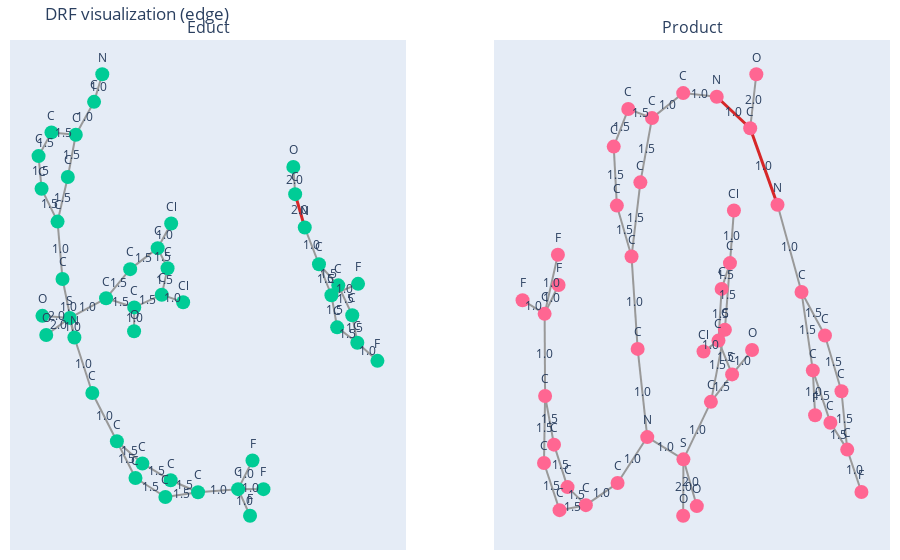
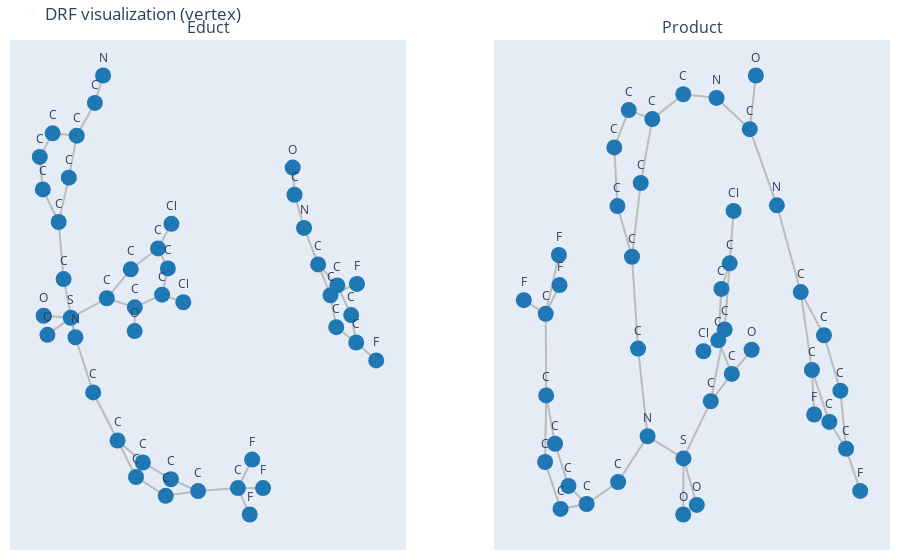
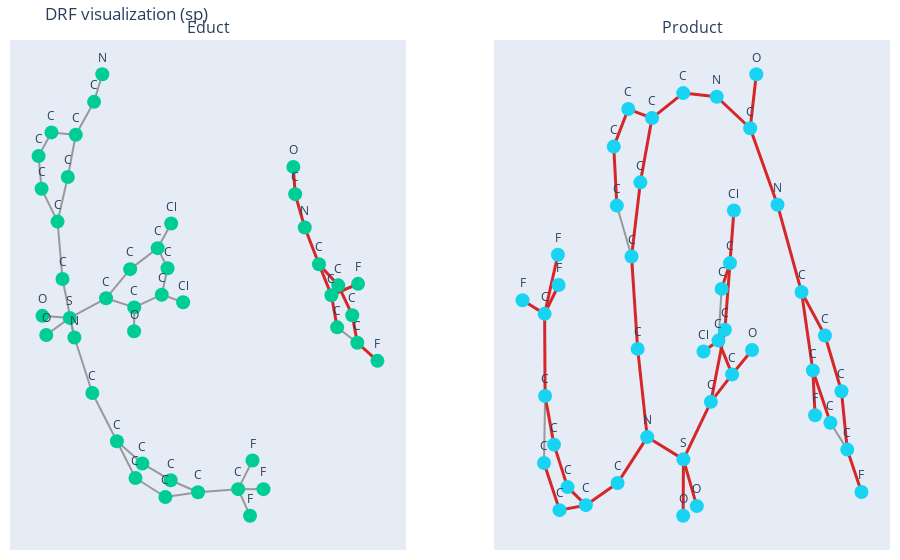

The code cell stored with these charts, in order, in its notebook:
### Code cell
fig_e = plot_drf_from_counters_rsmi(
    rsmi,
    drf_counter=drf_E,
    mode="edge",
    hash_labels=True,              
    digest_size=16,                 
    show_edge_labels=True,
)
fig_e.show(renderer="vscode")

fig_v = plot_drf_from_counters_rsmi(
    rsmi,
    drf_counter=drf_V,
    mode="vertex",
    hash_labels=True,
    digest_size=16,
)
fig_v.show(renderer="vscode")

fig_sp = plot_drf_from_counters_rsmi(
    rsmi,
    drf_counter=drf_SP,
    mode="sp",
    include_edge_labels_in_sp=True, 
    hash_labels=True,
    digest_size=16,
)
fig_sp.show(renderer="vscode")

### Figure 1 — Plotly figure (JSON) as saved in the notebook; plotly's stock layout.template omitted (floating-point values rounded to 4 significant figures; data arrays with more than 128 entries replaced by an {"elided": "..."} marker saying what was removed)
{"data": [{"hoverinfo": "none", "line": {"color": "#999", "width": 2}, "mode": "lines", "showlegend": false, "type": "scatter", "x": {"elided": "135 float values"}, "xaxis": "x", "y": {"elided": "135 float values"}, "yaxis": "y"}, {"hoverinfo": "none", "line": {"color": "#d62728", "width": 3}, "mode": "lines", "showlegend": false, "type": "scatter", "x": [0.5687, 0.6155, null], "xaxis": "x", "y": [0.4884, 0.3459, null], "yaxis": "y"}, {"hoverinfo": "text", "hovertext": ["N", "C", "C", "C", "C", "C", "C", "C", "N", "C", "C", "C", "C", "C", "C", "F", "F", "F", "C", "C", "S", "O", "O", "C", "C", "C", "Cl", "C", "C", "Cl", "C", "O", "C", "O", "C", "N", "C", "C", "C", "C", "F", "C", "C", "F"], "marker": {"size": 14}, "mode": "markers+text", "name": "Educt nodes", "showlegend": false, "text": ["N", "C", "C", "C", "C", "C", "C", "C", "N", "C", "C", "C", "C", "C", "C", "F", "F", "F", "C", "C", "S", "O", "O", "C", "C", "C", "Cl", "C", "C", "Cl", "C", "O", "C", "O", "C", "N", "C", "C", "C", "C", "F", "C", "C", "F"], "textposition": "top center", "type": "scatter", "x": [-0.3726, -0.4126, -0.5018, -0.6206, -0.6836, -0.6688, -0.5908, -0.5666, -0.5086, -0.4211, -0.3013, -0.177, -0.03893, 0.09466, 0.2904, 0.3484, 0.3605, 0.4141, -0.06466, -0.2106, -0.5312, -0.646, -0.6646, -0.3542, -0.2365, -0.1022, -0.03641, -0.05403, -0.08239, 0.02193, -0.2166, -0.2174, -0.5408, 0.5597, 0.5687, 0.6155, 0.6849, 0.7792, 0.8473, 0.872, 0.9702, 0.7735, 0.7456, 0.8756], "xaxis": "x", "y": [1, 0.8823, 0.7416, 0.7519, 0.6506, 0.5111, 0.3712, 0.1263, -0.1234, -0.3601, -0.5663, -0.6608, -0.7326, -0.7835, -0.7704, -0.8839, -0.6482, -0.7704, -0.8038, -0.7229, -0.03974, -0.1129, -0.03097, 0.04399, 0.1683, 0.2579, 0.3633, 0.1721, 0.05941, 0.02682, 0.005026, -0.09675, 0.5617, 0.6047, 0.4884, 0.3459, 0.1893, 0.09927, -0.0283, -0.1457, -0.2229, -0.08009, 0.05698, 0.1056], "yaxis": "y"}, {"hoverinfo": "none", "mode": "text", "showlegend": false, "text": ["1.0", "1.0", "1.5", "1.5", "1.5", "1.5", "1.5", "1.0", "1.5", "1.0", "1.0", "1.0", "1.0", "1.5", "1.5", "1.5", "1.5", "1.0", "1.5", "1.0", "1.0", "1.0", "1.5", "2.0", "2.0", "1.0", "1.5", "1.5", "1.5", "1.0", "1.5", "1.5", "1.0", "1.5", "1.0", "2.0", "2.0", "1.0", "1.5", "1.5", "1.5", "1.5", "1.0", "1.5", "1.5", "1.0"], "type": "scatter", "x": [-0.3926, -0.4572, -0.5612, -0.5213, -0.6521, -0.6762, -0.6298, -0.5787, -0.5658, -0.5376, -0.4649, -0.5199, -0.3612, -0.2392, -0.2559, -0.108, 0.02787, 0.1925, 0.015, 0.3194, 0.3254, 0.3522, -0.1376, -0.5886, -0.5979, -0.4427, -0.2953, -0.2854, -0.1694, -0.06933, -0.07814, -0.06821, -0.03023, -0.1495, -0.217, 0.5642, 0.5921, 0.6502, 0.732, 0.7152, 0.8132, 0.8596, 0.9211, 0.8228, 0.7596, 0.8106], "xaxis": "x", "y": [0.9412, 0.812, 0.7468, 0.6517, 0.7013, 0.5809, 0.4411, 0.2487, 0.4664, 0.001444, -0.2417, -0.08155, -0.4632, -0.6135, -0.6446, -0.6967, -0.758, -0.777, -0.7937, -0.8272, -0.7093, -0.7704, -0.7634, -0.07633, -0.03536, 0.002124, 0.1062, 0.02451, 0.2131, 0.3106, 0.215, 0.1157, 0.04312, 0.03222, -0.04586, 0.5465, 0.4171, 0.2676, 0.1443, 0.1231, 0.03549, -0.08701, -0.1843, -0.1129, -0.01155, 0.08128], "yaxis": "y"}, {"hoverinfo": "none", "line": {"color": "#999", "width": 2}, "mode": "lines", "showlegend": false, "type": "scatter", "x": {"elided": "135 float values"}, "xaxis": "x2", "y": {"elided": "135 float values"}, "yaxis": "y2"}, {"hoverinfo": "none", "line": {"color": "#d62728", "width": 3}, "mode": "lines", "showlegend": false, "type": "scatter", "x": [0.3699, 0.1804, null, 0.3699, 0.5246, null], "xaxis": "x2", "y": [0.4447, 0.515, null, 0.4447, 0.2737, null], "yaxis": "y2"}, {"hoverinfo": "text", "hovertext": ["O", "C", "N", "C", "C", "C", "C", "C", "C", "C", "N", "C", "C", "C", "C", "C", "C", "F", "F", "F", "C", "C", "S", "O", "O", "C", "C", "C", "Cl", "C", "C", "Cl", "C", "O", "C", "N", "C", "C", "C", "C", "F", "C", "C", "F"], "marker": {"size": 14}, "mode": "markers+text", "name": "Product nodes", "showlegend": false, "text": ["O", "C", "N", "C", "C", "C", "C", "C", "C", "C", "N", "C", "C", "C", "C", "C", "C", "F", "F", "F", "C", "C", "S", "O", "O", "C", "C", "C", "Cl", "C", "C", "Cl", "C", "O", "C", "N", "C", "C", "C", "C", "F", "C", "C", "F"], "textposition": "top center", "type": "scatter", "x": [0.4047, 0.3699, 0.1804, -0.0095, -0.1862, -0.3207, -0.4029, -0.3852, -0.3021, -0.2675, -0.2131, -0.3812, -0.5608, -0.6646, -0.7413, -0.7917, -0.7944, -0.7192, -0.9194, -0.7153, -0.7979, -0.7097, -0.00831, 0.06763, -0.009743, 0.1474, 0.2267, 0.2553, 0.2778, 0.208, 0.1903, 0.1055, 0.2674, 0.3804, -0.2521, 0.5246, 0.6606, 0.7933, 0.8869, 0.9195, 1, 0.8242, 0.7247, 0.7374], "xaxis": "x2", "y": [0.5653, 0.4447, 0.515, 0.5232, 0.4674, 0.4876, 0.4037, 0.272, 0.1582, -0.04809, -0.245, -0.3477, -0.397, -0.3567, -0.2618, -0.1533, 0.03021, 0.1622, 0.06065, 0.09462, -0.3027, -0.4081, -0.2947, -0.3991, -0.4207, -0.1663, -0.005132, 0.1435, 0.2612, 0.08592, -0.02947, -0.05395, -0.105, -0.05067, 0.3239, 0.2737, 0.07885, -0.01807, -0.1426, -0.273, -0.3677, -0.2128, -0.09609, -0.1961], "yaxis": "y2"}, {"hoverinfo": "none", "mode": "text", "showlegend": false, "text": ["2.0", "1.0", "1.0", "1.0", "1.0", "1.5", "1.5", "1.5", "1.5", "1.5", "1.0", "1.5", "1.0", "1.0", "1.0", "1.0", "1.5", "1.5", "1.5", "1.5", "1.0", "1.5", "1.0", "1.0", "1.0", "1.5", "2.0", "2.0", "1.0", "1.5", "1.5", "1.5", "1.0", "1.5", "1.5", "1.0", "1.5", "1.0", "1.0", "1.5", "1.5", "1.5", "1.5", "1.0", "1.5", "1.5", "1.0"], "type": "scatter", "x": [0.3873, 0.2751, 0.4472, 0.08545, -0.09784, -0.2534, -0.2191, -0.3618, -0.3941, -0.3436, -0.2848, -0.2771, -0.2403, -0.2971, -0.1107, -0.471, -0.6127, -0.6353, -0.7029, -0.7665, -0.793, -0.7948, -0.7568, -0.8569, -0.7549, -0.7538, 0.02966, -0.009026, 0.06953, 0.187, 0.2074, 0.241, 0.2666, 0.2317, 0.1991, 0.1479, 0.2288, 0.3239, 0.5926, 0.7269, 0.6927, 0.8401, 0.9032, 0.9598, 0.8719, 0.7745, 0.7311], "xaxis": "x2", "y": [0.505, 0.4799, 0.3592, 0.5191, 0.4953, 0.4775, 0.3956, 0.4457, 0.3378, 0.2151, 0.05504, 0.241, -0.1465, -0.2963, -0.2699, -0.3724, -0.3768, -0.4026, -0.3093, -0.2075, -0.06153, -0.228, 0.0962, 0.04543, 0.06242, -0.3554, -0.3469, -0.3577, -0.2305, -0.08573, -0.1357, 0.06919, 0.2023, 0.1147, 0.02822, -0.04171, -0.06725, -0.07785, 0.1763, 0.03039, -0.008617, -0.08032, -0.2078, -0.3203, -0.2429, -0.1545, -0.1461], "yaxis": "y2"}], "layout": {"annotations": [{"font": {"size": 16}, "showarrow": false, "text": "Educt", "x": 0.225, "xanchor": "center", "xref": "paper", "y": 1, "yanchor": "bottom", "yref": "paper"}, {"font": {"size": 16}, "showarrow": false, "text": "Product", "x": 0.775, "xanchor": "center", "xref": "paper", "y": 1, "yanchor": "bottom", "yref": "paper"}], "margin": {"b": 10, "l": 10, "r": 10, "t": 40}, "showlegend": false, "title": {"text": "DRF visualization (edge)"}, "xaxis": {"anchor": "y", "domain": [0, 0.45], "showgrid": false, "showticklabels": false, "zeroline": false}, "xaxis2": {"anchor": "y2", "domain": [0.55, 1], "showgrid": false, "showticklabels": false, "zeroline": false}, "yaxis": {"anchor": "x", "domain": [0, 1], "showgrid": false, "showticklabels": false, "zeroline": false}, "yaxis2": {"anchor": "x2", "domain": [0, 1], "showgrid": false, "showticklabels": false, "zeroline": false}}}

### Figure 2 — Plotly figure (JSON) as saved in the notebook; plotly's stock layout.template omitted (floating-point values rounded to 4 significant figures; data arrays with more than 128 entries replaced by an {"elided": "..."} marker saying what was removed)
{"data": [{"hoverinfo": "none", "line": {"color": "#bbb", "width": 2}, "mode": "lines", "showlegend": false, "type": "scatter", "x": {"elided": "138 float values"}, "xaxis": "x", "y": {"elided": "138 float values"}, "yaxis": "y"}, {"hoverinfo": "text", "hovertext": ["N", "C", "C", "C", "C", "C", "C", "C", "N", "C", "C", "C", "C", "C", "C", "F", "F", "F", "C", "C", "S", "O", "O", "C", "C", "C", "Cl", "C", "C", "Cl", "C", "O", "C", "O", "C", "N", "C", "C", "C", "C", "F", "C", "C", "F"], "marker": {"color": ["#1f77b4", "#1f77b4", "#1f77b4", "#1f77b4", "#1f77b4", "#1f77b4", "#1f77b4", "#1f77b4", "#1f77b4", "#1f77b4", "#1f77b4", "#1f77b4", "#1f77b4", "#1f77b4", "#1f77b4", "#1f77b4", "#1f77b4", "#1f77b4", "#1f77b4", "#1f77b4", "#1f77b4", "#1f77b4", "#1f77b4", "#1f77b4", "#1f77b4", "#1f77b4", "#1f77b4", "#1f77b4", "#1f77b4", "#1f77b4", "#1f77b4", "#1f77b4", "#1f77b4", "#1f77b4", "#1f77b4", "#1f77b4", "#1f77b4", "#1f77b4", "#1f77b4", "#1f77b4", "#1f77b4", "#1f77b4", "#1f77b4", "#1f77b4"], "size": 16}, "mode": "markers+text", "name": "Educt nodes", "showlegend": false, "text": ["N", "C", "C", "C", "C", "C", "C", "C", "N", "C", "C", "C", "C", "C", "C", "F", "F", "F", "C", "C", "S", "O", "O", "C", "C", "C", "Cl", "C", "C", "Cl", "C", "O", "C", "O", "C", "N", "C", "C", "C", "C", "F", "C", "C", "F"], "textposition": "top center", "type": "scatter", "x": [-0.3726, -0.4126, -0.5018, -0.6206, -0.6836, -0.6688, -0.5908, -0.5666, -0.5086, -0.4211, -0.3013, -0.177, -0.03893, 0.09466, 0.2904, 0.3484, 0.3605, 0.4141, -0.06466, -0.2106, -0.5312, -0.646, -0.6646, -0.3542, -0.2365, -0.1022, -0.03641, -0.05403, -0.08239, 0.02193, -0.2166, -0.2174, -0.5408, 0.5597, 0.5687, 0.6155, 0.6849, 0.7792, 0.8473, 0.872, 0.9702, 0.7735, 0.7456, 0.8756], "xaxis": "x", "y": [1, 0.8823, 0.7416, 0.7519, 0.6506, 0.5111, 0.3712, 0.1263, -0.1234, -0.3601, -0.5663, -0.6608, -0.7326, -0.7835, -0.7704, -0.8839, -0.6482, -0.7704, -0.8038, -0.7229, -0.03974, -0.1129, -0.03097, 0.04399, 0.1683, 0.2579, 0.3633, 0.1721, 0.05941, 0.02682, 0.005026, -0.09675, 0.5617, 0.6047, 0.4884, 0.3459, 0.1893, 0.09927, -0.0283, -0.1457, -0.2229, -0.08009, 0.05698, 0.1056], "yaxis": "y"}, {"hoverinfo": "none", "line": {"color": "#bbb", "width": 2}, "mode": "lines", "showlegend": false, "type": "scatter", "x": {"elided": "141 float values"}, "xaxis": "x2", "y": {"elided": "141 float values"}, "yaxis": "y2"}, {"hoverinfo": "text", "hovertext": ["O", "C", "N", "C", "C", "C", "C", "C", "C", "C", "N", "C", "C", "C", "C", "C", "C", "F", "F", "F", "C", "C", "S", "O", "O", "C", "C", "C", "Cl", "C", "C", "Cl", "C", "O", "C", "N", "C", "C", "C", "C", "F", "C", "C", "F"], "marker": {"color": ["#1f77b4", "#1f77b4", "#1f77b4", "#1f77b4", "#1f77b4", "#1f77b4", "#1f77b4", "#1f77b4", "#1f77b4", "#1f77b4", "#1f77b4", "#1f77b4", "#1f77b4", "#1f77b4", "#1f77b4", "#1f77b4", "#1f77b4", "#1f77b4", "#1f77b4", "#1f77b4", "#1f77b4", "#1f77b4", "#1f77b4", "#1f77b4", "#1f77b4", "#1f77b4", "#1f77b4", "#1f77b4", "#1f77b4", "#1f77b4", "#1f77b4", "#1f77b4", "#1f77b4", "#1f77b4", "#1f77b4", "#1f77b4", "#1f77b4", "#1f77b4", "#1f77b4", "#1f77b4", "#1f77b4", "#1f77b4", "#1f77b4", "#1f77b4"], "size": 16}, "mode": "markers+text", "name": "Product nodes", "showlegend": false, "text": ["O", "C", "N", "C", "C", "C", "C", "C", "C", "C", "N", "C", "C", "C", "C", "C", "C", "F", "F", "F", "C", "C", "S", "O", "O", "C", "C", "C", "Cl", "C", "C", "Cl", "C", "O", "C", "N", "C", "C", "C", "C", "F", "C", "C", "F"], "textposition": "top center", "type": "scatter", "x": [0.4047, 0.3699, 0.1804, -0.0095, -0.1862, -0.3207, -0.4029, -0.3852, -0.3021, -0.2675, -0.2131, -0.3812, -0.5608, -0.6646, -0.7413, -0.7917, -0.7944, -0.7192, -0.9194, -0.7153, -0.7979, -0.7097, -0.00831, 0.06763, -0.009743, 0.1474, 0.2267, 0.2553, 0.2778, 0.208, 0.1903, 0.1055, 0.2674, 0.3804, -0.2521, 0.5246, 0.6606, 0.7933, 0.8869, 0.9195, 1, 0.8242, 0.7247, 0.7374], "xaxis": "x2", "y": [0.5653, 0.4447, 0.515, 0.5232, 0.4674, 0.4876, 0.4037, 0.272, 0.1582, -0.04809, -0.245, -0.3477, -0.397, -0.3567, -0.2618, -0.1533, 0.03021, 0.1622, 0.06065, 0.09462, -0.3027, -0.4081, -0.2947, -0.3991, -0.4207, -0.1663, -0.005132, 0.1435, 0.2612, 0.08592, -0.02947, -0.05395, -0.105, -0.05067, 0.3239, 0.2737, 0.07885, -0.01807, -0.1426, -0.273, -0.3677, -0.2128, -0.09609, -0.1961], "yaxis": "y2"}], "layout": {"annotations": [{"font": {"size": 16}, "showarrow": false, "text": "Educt", "x": 0.225, "xanchor": "center", "xref": "paper", "y": 1, "yanchor": "bottom", "yref": "paper"}, {"font": {"size": 16}, "showarrow": false, "text": "Product", "x": 0.775, "xanchor": "center", "xref": "paper", "y": 1, "yanchor": "bottom", "yref": "paper"}], "margin": {"b": 10, "l": 10, "r": 10, "t": 40}, "showlegend": false, "title": {"text": "DRF visualization (vertex)"}, "xaxis": {"anchor": "y", "domain": [0, 0.45], "showgrid": false, "showticklabels": false, "zeroline": false}, "xaxis2": {"anchor": "y2", "domain": [0.55, 1], "showgrid": false, "showticklabels": false, "zeroline": false}, "yaxis": {"anchor": "x", "domain": [0, 1], "showgrid": false, "showticklabels": false, "zeroline": false}, "yaxis2": {"anchor": "x2", "domain": [0, 1], "showgrid": false, "showticklabels": false, "zeroline": false}}}

### Figure 3 — Plotly figure (JSON) as saved in the notebook; plotly's stock layout.template omitted (floating-point values rounded to 4 significant figures; data arrays with more than 128 entries replaced by an {"elided": "..."} marker saying what was removed)
{"data": [{"hoverinfo": "none", "line": {"color": "#999", "width": 2}, "mode": "lines", "showlegend": false, "type": "scatter", "x": [-0.3726, -0.4126, null, -0.4126, -0.5018, null, -0.5018, -0.6206, null, -0.5018, -0.5408, null, -0.6206, -0.6836, null, -0.6836, -0.6688, null, -0.6688, -0.5908, null, -0.5908, -0.5666, null, -0.5908, -0.5408, null, -0.5666, -0.5086, null, -0.5086, -0.4211, null, -0.5086, -0.5312, null, -0.4211, -0.3013, null, -0.3013, -0.177, null, -0.3013, -0.2106, null, -0.177, -0.03893, null, -0.03893, 0.09466, null, 0.09466, 0.2904, null, 0.09466, -0.06466, null, 0.2904, 0.3484, null, 0.2904, 0.3605, null, 0.2904, 0.4141, null, -0.06466, -0.2106, null, -0.5312, -0.646, null, -0.5312, -0.6646, null, -0.5312, -0.3542, null, -0.3542, -0.2365, null, -0.3542, -0.2166, null, -0.2365, -0.1022, null, -0.1022, -0.03641, null, -0.1022, -0.05403, null, -0.05403, -0.08239, null, -0.08239, 0.02193, null, -0.08239, -0.2166, null, -0.2166, -0.2174, null, 0.872, 0.7735, null], "xaxis": "x", "y": [1, 0.8823, null, 0.8823, 0.7416, null, 0.7416, 0.7519, null, 0.7416, 0.5617, null, 0.7519, 0.6506, null, 0.6506, 0.5111, null, 0.5111, 0.3712, null, 0.3712, 0.1263, null, 0.3712, 0.5617, null, 0.1263, -0.1234, null, -0.1234, -0.3601, null, -0.1234, -0.03974, null, -0.3601, -0.5663, null, -0.5663, -0.6608, null, -0.5663, -0.7229, null, -0.6608, -0.7326, null, -0.7326, -0.7835, null, -0.7835, -0.7704, null, -0.7835, -0.8038, null, -0.7704, -0.8839, null, -0.7704, -0.6482, null, -0.7704, -0.7704, null, -0.8038, -0.7229, null, -0.03974, -0.1129, null, -0.03974, -0.03097, null, -0.03974, 0.04399, null, 0.04399, 0.1683, null, 0.04399, 0.005026, null, 0.1683, 0.2579, null, 0.2579, 0.3633, null, 0.2579, 0.1721, null, 0.1721, 0.05941, null, 0.05941, 0.02682, null, 0.05941, 0.005026, null, 0.005026, -0.09675, null, -0.1457, -0.08009, null], "yaxis": "y"}, {"hoverinfo": "none", "line": {"color": "#d62728", "width": 3}, "mode": "lines", "showlegend": false, "type": "scatter", "x": [0.5597, 0.5687, null, 0.5687, 0.6155, null, 0.6155, 0.6849, null, 0.6849, 0.7792, null, 0.6849, 0.7456, null, 0.7792, 0.8473, null, 0.8473, 0.872, null, 0.872, 0.9702, null, 0.7735, 0.7456, null, 0.7456, 0.8756, null], "xaxis": "x", "y": [0.6047, 0.4884, null, 0.4884, 0.3459, null, 0.3459, 0.1893, null, 0.1893, 0.09927, null, 0.1893, 0.05698, null, 0.09927, -0.0283, null, -0.0283, -0.1457, null, -0.1457, -0.2229, null, -0.08009, 0.05698, null, 0.05698, 0.1056, null], "yaxis": "y"}, {"hoverinfo": "text", "hovertext": ["N", "C", "C", "C", "C", "C", "C", "C", "N", "C", "C", "C", "C", "C", "C", "F", "F", "F", "C", "C", "S", "O", "O", "C", "C", "C", "Cl", "C", "C", "Cl", "C", "O", "C", "O", "C", "N", "C", "C", "C", "C", "F", "C", "C", "F"], "marker": {"size": 14}, "mode": "markers+text", "name": "Educt nodes", "showlegend": false, "text": ["N", "C", "C", "C", "C", "C", "C", "C", "N", "C", "C", "C", "C", "C", "C", "F", "F", "F", "C", "C", "S", "O", "O", "C", "C", "C", "Cl", "C", "C", "Cl", "C", "O", "C", "O", "C", "N", "C", "C", "C", "C", "F", "C", "C", "F"], "textposition": "top center", "type": "scatter", "x": [-0.3726, -0.4126, -0.5018, -0.6206, -0.6836, -0.6688, -0.5908, -0.5666, -0.5086, -0.4211, -0.3013, -0.177, -0.03893, 0.09466, 0.2904, 0.3484, 0.3605, 0.4141, -0.06466, -0.2106, -0.5312, -0.646, -0.6646, -0.3542, -0.2365, -0.1022, -0.03641, -0.05403, -0.08239, 0.02193, -0.2166, -0.2174, -0.5408, 0.5597, 0.5687, 0.6155, 0.6849, 0.7792, 0.8473, 0.872, 0.9702, 0.7735, 0.7456, 0.8756], "xaxis": "x", "y": [1, 0.8823, 0.7416, 0.7519, 0.6506, 0.5111, 0.3712, 0.1263, -0.1234, -0.3601, -0.5663, -0.6608, -0.7326, -0.7835, -0.7704, -0.8839, -0.6482, -0.7704, -0.8038, -0.7229, -0.03974, -0.1129, -0.03097, 0.04399, 0.1683, 0.2579, 0.3633, 0.1721, 0.05941, 0.02682, 0.005026, -0.09675, 0.5617, 0.6047, 0.4884, 0.3459, 0.1893, 0.09927, -0.0283, -0.1457, -0.2229, -0.08009, 0.05698, 0.1056], "yaxis": "y"}, {"hoverinfo": "none", "line": {"color": "#999", "width": 2}, "mode": "lines", "showlegend": false, "type": "scatter", "x": [-0.3852, -0.3021, null, -0.7917, -0.7979, null, 0.208, 0.1903, null, 0.9195, 0.8242, null], "xaxis": "x2", "y": [0.272, 0.1582, null, -0.1533, -0.3027, null, 0.08592, -0.02947, null, -0.273, -0.2128, null], "yaxis": "y2"}, {"hoverinfo": "none", "line": {"color": "#d62728", "width": 3}, "mode": "lines", "showlegend": false, "type": "scatter", "x": {"elided": "129 float values"}, "xaxis": "x2", "y": {"elided": "129 float values"}, "yaxis": "y2"}, {"hoverinfo": "text", "hovertext": ["O", "C", "N", "C", "C", "C", "C", "C", "C", "C", "N", "C", "C", "C", "C", "C", "C", "F", "F", "F", "C", "C", "S", "O", "O", "C", "C", "C", "Cl", "C", "C", "Cl", "C", "O", "C", "N", "C", "C", "C", "C", "F", "C", "C", "F"], "marker": {"size": 14}, "mode": "markers+text", "name": "Product nodes", "showlegend": false, "text": ["O", "C", "N", "C", "C", "C", "C", "C", "C", "C", "N", "C", "C", "C", "C", "C", "C", "F", "F", "F", "C", "C", "S", "O", "O", "C", "C", "C", "Cl", "C", "C", "Cl", "C", "O", "C", "N", "C", "C", "C", "C", "F", "C", "C", "F"], "textposition": "top center", "type": "scatter", "x": [0.4047, 0.3699, 0.1804, -0.0095, -0.1862, -0.3207, -0.4029, -0.3852, -0.3021, -0.2675, -0.2131, -0.3812, -0.5608, -0.6646, -0.7413, -0.7917, -0.7944, -0.7192, -0.9194, -0.7153, -0.7979, -0.7097, -0.00831, 0.06763, -0.009743, 0.1474, 0.2267, 0.2553, 0.2778, 0.208, 0.1903, 0.1055, 0.2674, 0.3804, -0.2521, 0.5246, 0.6606, 0.7933, 0.8869, 0.9195, 1, 0.8242, 0.7247, 0.7374], "xaxis": "x2", "y": [0.5653, 0.4447, 0.515, 0.5232, 0.4674, 0.4876, 0.4037, 0.272, 0.1582, -0.04809, -0.245, -0.3477, -0.397, -0.3567, -0.2618, -0.1533, 0.03021, 0.1622, 0.06065, 0.09462, -0.3027, -0.4081, -0.2947, -0.3991, -0.4207, -0.1663, -0.005132, 0.1435, 0.2612, 0.08592, -0.02947, -0.05395, -0.105, -0.05067, 0.3239, 0.2737, 0.07885, -0.01807, -0.1426, -0.273, -0.3677, -0.2128, -0.09609, -0.1961], "yaxis": "y2"}], "layout": {"annotations": [{"font": {"size": 16}, "showarrow": false, "text": "Educt", "x": 0.225, "xanchor": "center", "xref": "paper", "y": 1, "yanchor": "bottom", "yref": "paper"}, {"font": {"size": 16}, "showarrow": false, "text": "Product", "x": 0.775, "xanchor": "center", "xref": "paper", "y": 1, "yanchor": "bottom", "yref": "paper"}], "margin": {"b": 10, "l": 10, "r": 10, "t": 40}, "showlegend": false, "title": {"text": "DRF visualization (sp)"}, "xaxis": {"anchor": "y", "domain": [0, 0.45], "showgrid": false, "showticklabels": false, "zeroline": false}, "xaxis2": {"anchor": "y2", "domain": [0.55, 1], "showgrid": false, "showticklabels": false, "zeroline": false}, "yaxis": {"anchor": "x", "domain": [0, 1], "showgrid": false, "showticklabels": false, "zeroline": false}, "yaxis2": {"anchor": "x2", "domain": [0, 1], "showgrid": false, "showticklabels": false, "zeroline": false}}}
